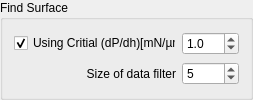
               <widget class="QGroupBox" name="groupBox_25">
                <property name="sizePolicy">
                 <sizepolicy hsizetype="Maximum" vsizetype="Preferred">
                  <horstretch>0</horstretch>
                  <verstretch>0</verstretch>
                 </sizepolicy>
                </property>
                <property name="minimumSize">
                 <size>
                  <width>253</width>
                  <height>0</height>
                 </size>
                </property>
                <property name="maximumSize">
                 <size>
                  <width>253</width>
                  <height>16777215</height>
                 </size>
                </property>
                <property name="title">
                 <string>Find Surface</string>
                </property>
                <layout class="QGridLayout" name="gridLayout_55">
                 <item row="0" column="0">
                  <widget class="QCheckBox" name="checkBox_UsingRate2findSurface_tabHE_FrameStiffness">
                   <property name="sizePolicy">
                    <sizepolicy hsizetype="Maximum" vsizetype="Fixed">
                     <horstretch>0</horstretch>
                     <verstretch>0</verstretch>
                    </sizepolicy>
                   </property>
                   <property name="minimumSize">
                    <size>
                     <width>0</width>
                     <height>0</height>
                    </size>
                   </property>
                   <property name="maximumSize">
                    <size>
                     <width>16777215</width>
                     <height>16777215</height>
                    </size>
                   </property>
                   <property name="text">
                    <string>Using Critial (dP/dh)[mN/µm] </string>
                   </property>
                   <property name="checked">
                    <bool>true</bool>
                   </property>
                  </widget>
                 </item>
                 <item row="0" column="1">
                  <widget class="QDoubleSpinBox" name="doubleSpinBox_Rate2findSurface_tabHE_FrameStiffness">
                   <property name="sizePolicy">
                    <sizepolicy hsizetype="Maximum" vsizetype="Maximum">
                     <horstretch>0</horstretch>
                     <verstretch>0</verstretch>
                    </sizepolicy>
                   </property>
                   <property name="decimals">
                    <number>1</number>
                   </property>
                   <property name="value">
                    <double>1.000000000000000</double>
                   </property>
                  </widget>
                 </item>
                 <item row="1" column="0">
                  <widget class="QLabel" name="label_89">
                   <property name="text">
                    <string>Size of data filter</string>
                   </property>
                   <property name="alignment">
                    <set>Qt::AlignRight|Qt::AlignTrailing|Qt::AlignVCenter</set>
                   </property>
                  </widget>
                 </item>
                 <item row="1" column="1">
                  <widget class="QSpinBox" name="spinBox_DataFilterSize_tabHE_FrameStiffness">
                   <property name="value">
                    <number>5</number>
                   </property>
                  </widget>
                 </item>
                </layout>
               </widget>
